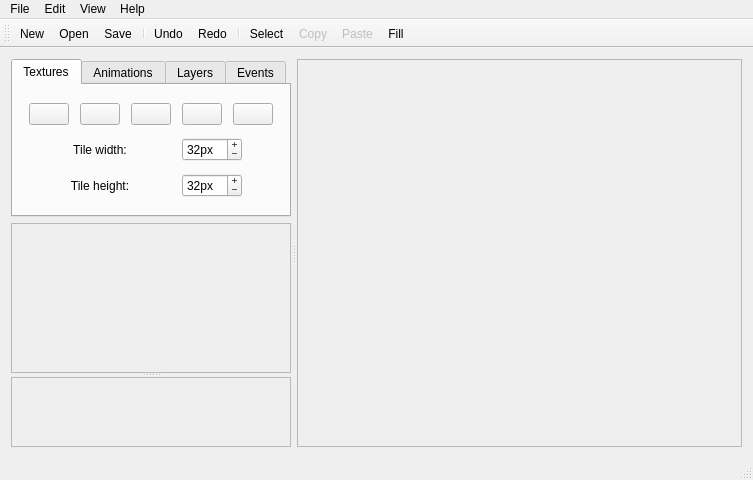
<?xml version="1.0" encoding="UTF-8"?>
<ui version="4.0">
 <class>MainWindow</class>
 <widget class="QMainWindow" name="MainWindow">
  <property name="geometry">
   <rect>
    <x>0</x>
    <y>0</y>
    <width>753</width>
    <height>480</height>
   </rect>
  </property>
  <property name="windowTitle">
   <string>Map Editor</string>
  </property>
  <property name="windowIcon">
   <iconset resource="menuicons.qrc">
    <normaloff>:/new/prefix1/ics/New Piskel.png</normaloff>:/new/prefix1/ics/New Piskel.png</iconset>
  </property>
  <widget class="QWidget" name="centralWidget">
   <layout class="QGridLayout" name="gridLayout_4">
    <item row="0" column="0">
     <widget class="QSplitter" name="splitter">
      <property name="lineWidth">
       <number>1</number>
      </property>
      <property name="orientation">
       <enum>Qt::Horizontal</enum>
      </property>
      <property name="opaqueResize">
       <bool>true</bool>
      </property>
      <property name="handleWidth">
       <number>6</number>
      </property>
      <widget class="QFrame" name="frame">
       <property name="sizePolicy">
        <sizepolicy hsizetype="Preferred" vsizetype="Expanding">
         <horstretch>0</horstretch>
         <verstretch>0</verstretch>
        </sizepolicy>
       </property>
       <property name="baseSize">
        <size>
         <width>0</width>
         <height>0</height>
        </size>
       </property>
       <property name="frameShape">
        <enum>QFrame::NoFrame</enum>
       </property>
       <property name="frameShadow">
        <enum>QFrame::Plain</enum>
       </property>
       <property name="lineWidth">
        <number>0</number>
       </property>
       <layout class="QVBoxLayout" name="verticalLayout_2">
        <property name="leftMargin">
         <number>0</number>
        </property>
        <property name="topMargin">
         <number>0</number>
        </property>
        <property name="rightMargin">
         <number>0</number>
        </property>
        <property name="bottomMargin">
         <number>0</number>
        </property>
        <item>
         <widget class="QTabWidget" name="tabWidget">
          <property name="sizePolicy">
           <sizepolicy hsizetype="Expanding" vsizetype="Fixed">
            <horstretch>0</horstretch>
            <verstretch>0</verstretch>
           </sizepolicy>
          </property>
          <property name="minimumSize">
           <size>
            <width>280</width>
            <height>120</height>
           </size>
          </property>
          <property name="baseSize">
           <size>
            <width>0</width>
            <height>50</height>
           </size>
          </property>
          <property name="tabShape">
           <enum>QTabWidget::Rounded</enum>
          </property>
          <property name="currentIndex">
           <number>0</number>
          </property>
          <property name="elideMode">
           <enum>Qt::ElideNone</enum>
          </property>
          <property name="usesScrollButtons">
           <bool>true</bool>
          </property>
          <property name="documentMode">
           <bool>false</bool>
          </property>
          <property name="tabsClosable">
           <bool>false</bool>
          </property>
          <property name="movable">
           <bool>false</bool>
          </property>
          <property name="tabBarAutoHide">
           <bool>false</bool>
          </property>
          <widget class="QWidget" name="tab">
           <attribute name="title">
            <string>Textures</string>
           </attribute>
           <layout class="QGridLayout" name="gridLayout">
            <item row="0" column="0">
             <widget class="QPushButton" name="btLoadTexture">
              <property name="sizePolicy">
               <sizepolicy hsizetype="Fixed" vsizetype="Fixed">
                <horstretch>0</horstretch>
                <verstretch>0</verstretch>
               </sizepolicy>
              </property>
              <property name="text">
               <string/>
              </property>
              <property name="icon">
               <iconset resource="menuicons.qrc">
                <normaloff>:/new/prefix1/ics/1455649230_Folder_texture.png</normaloff>:/new/prefix1/ics/1455649230_Folder_texture.png</iconset>
              </property>
              <property name="iconSize">
               <size>
                <width>16</width>
                <height>16</height>
               </size>
              </property>
             </widget>
            </item>
            <item row="0" column="1">
             <widget class="QPushButton" name="btAddToTexture">
              <property name="sizePolicy">
               <sizepolicy hsizetype="Fixed" vsizetype="Fixed">
                <horstretch>0</horstretch>
                <verstretch>0</verstretch>
               </sizepolicy>
              </property>
              <property name="text">
               <string/>
              </property>
              <property name="icon">
               <iconset resource="menuicons.qrc">
                <normaloff>:/new/prefix1/add.png</normaloff>:/new/prefix1/add.png</iconset>
              </property>
              <property name="iconSize">
               <size>
                <width>16</width>
                <height>16</height>
               </size>
              </property>
             </widget>
            </item>
            <item row="0" column="2">
             <widget class="QPushButton" name="btDeleteFromTExture">
              <property name="sizePolicy">
               <sizepolicy hsizetype="Fixed" vsizetype="Fixed">
                <horstretch>0</horstretch>
                <verstretch>0</verstretch>
               </sizepolicy>
              </property>
              <property name="text">
               <string/>
              </property>
              <property name="icon">
               <iconset resource="menuicons.qrc">
                <normaloff>:/new/prefix1/ics/1455649000_Erase.png</normaloff>:/new/prefix1/ics/1455649000_Erase.png</iconset>
              </property>
              <property name="iconSize">
               <size>
                <width>16</width>
                <height>16</height>
               </size>
              </property>
             </widget>
            </item>
            <item row="0" column="3">
             <widget class="QPushButton" name="btDecTextureWidth">
              <property name="sizePolicy">
               <sizepolicy hsizetype="Fixed" vsizetype="Fixed">
                <horstretch>0</horstretch>
                <verstretch>0</verstretch>
               </sizepolicy>
              </property>
              <property name="text">
               <string/>
              </property>
              <property name="icon">
               <iconset resource="menuicons.qrc">
                <normaloff>:/new/prefix1/ics/aaa_cent.png</normaloff>:/new/prefix1/ics/aaa_cent.png</iconset>
              </property>
              <property name="iconSize">
               <size>
                <width>16</width>
                <height>16</height>
               </size>
              </property>
             </widget>
            </item>
            <item row="0" column="4">
             <widget class="QPushButton" name="btIncTextureWidth">
              <property name="sizePolicy">
               <sizepolicy hsizetype="Fixed" vsizetype="Fixed">
                <horstretch>0</horstretch>
                <verstretch>0</verstretch>
               </sizepolicy>
              </property>
              <property name="text">
               <string/>
              </property>
              <property name="icon">
               <iconset resource="menuicons.qrc">
                <normaloff>:/new/prefix1/ics/1455649302_Left-right.png</normaloff>:/new/prefix1/ics/1455649302_Left-right.png</iconset>
              </property>
              <property name="iconSize">
               <size>
                <width>16</width>
                <height>16</height>
               </size>
              </property>
             </widget>
            </item>
            <item row="1" column="0" colspan="3">
             <widget class="QLabel" name="label">
              <property name="text">
               <string>Tile width:</string>
              </property>
              <property name="alignment">
               <set>Qt::AlignCenter</set>
              </property>
             </widget>
            </item>
            <item row="1" column="3" colspan="2">
             <widget class="QSpinBox" name="sbTileWidth">
              <property name="sizePolicy">
               <sizepolicy hsizetype="Fixed" vsizetype="Fixed">
                <horstretch>0</horstretch>
                <verstretch>0</verstretch>
               </sizepolicy>
              </property>
              <property name="autoFillBackground">
               <bool>true</bool>
              </property>
              <property name="buttonSymbols">
               <enum>QAbstractSpinBox::PlusMinus</enum>
              </property>
              <property name="specialValueText">
               <string/>
              </property>
              <property name="suffix">
               <string>px</string>
              </property>
              <property name="minimum">
               <number>1</number>
              </property>
              <property name="maximum">
               <number>400</number>
              </property>
              <property name="value">
               <number>32</number>
              </property>
             </widget>
            </item>
            <item row="2" column="0" colspan="3">
             <widget class="QLabel" name="label_2">
              <property name="text">
               <string>Tile height:</string>
              </property>
              <property name="alignment">
               <set>Qt::AlignCenter</set>
              </property>
             </widget>
            </item>
            <item row="2" column="3" colspan="2">
             <widget class="QSpinBox" name="sbTileHeight">
              <property name="sizePolicy">
               <sizepolicy hsizetype="Fixed" vsizetype="Fixed">
                <horstretch>0</horstretch>
                <verstretch>0</verstretch>
               </sizepolicy>
              </property>
              <property name="autoFillBackground">
               <bool>true</bool>
              </property>
              <property name="buttonSymbols">
               <enum>QAbstractSpinBox::PlusMinus</enum>
              </property>
              <property name="specialValueText">
               <string/>
              </property>
              <property name="suffix">
               <string>px</string>
              </property>
              <property name="minimum">
               <number>1</number>
              </property>
              <property name="maximum">
               <number>400</number>
              </property>
              <property name="value">
               <number>32</number>
              </property>
             </widget>
            </item>
           </layout>
          </widget>
          <widget class="QWidget" name="tab_3">
           <attribute name="title">
            <string>Animations</string>
           </attribute>
           <layout class="QGridLayout" name="gridLayout_2">
            <item row="1" column="0">
             <widget class="QLabel" name="label_3">
              <property name="sizePolicy">
               <sizepolicy hsizetype="Preferred" vsizetype="Preferred">
                <horstretch>3</horstretch>
                <verstretch>0</verstretch>
               </sizepolicy>
              </property>
              <property name="text">
               <string>FPS:</string>
              </property>
              <property name="alignment">
               <set>Qt::AlignCenter</set>
              </property>
             </widget>
            </item>
            <item row="1" column="1">
             <widget class="QSpinBox" name="sbFPS">
              <property name="sizePolicy">
               <sizepolicy hsizetype="Preferred" vsizetype="Fixed">
                <horstretch>1</horstretch>
                <verstretch>0</verstretch>
               </sizepolicy>
              </property>
              <property name="autoFillBackground">
               <bool>true</bool>
              </property>
              <property name="buttonSymbols">
               <enum>QAbstractSpinBox::PlusMinus</enum>
              </property>
              <property name="maximum">
               <number>50</number>
              </property>
              <property name="value">
               <number>10</number>
              </property>
             </widget>
            </item>
            <item row="2" column="0">
             <widget class="QLabel" name="label_4">
              <property name="sizePolicy">
               <sizepolicy hsizetype="Preferred" vsizetype="Preferred">
                <horstretch>3</horstretch>
                <verstretch>0</verstretch>
               </sizepolicy>
              </property>
              <property name="text">
               <string>Ping-pong animation:</string>
              </property>
              <property name="alignment">
               <set>Qt::AlignCenter</set>
              </property>
             </widget>
            </item>
            <item row="2" column="1">
             <widget class="QCheckBox" name="cbPingPongAnimation">
              <property name="sizePolicy">
               <sizepolicy hsizetype="Preferred" vsizetype="Fixed">
                <horstretch>1</horstretch>
                <verstretch>0</verstretch>
               </sizepolicy>
              </property>
              <property name="text">
               <string/>
              </property>
             </widget>
            </item>
            <item row="0" column="1">
             <widget class="QPushButton" name="btDeleteAnimation">
              <property name="sizePolicy">
               <sizepolicy hsizetype="Fixed" vsizetype="Fixed">
                <horstretch>0</horstretch>
                <verstretch>0</verstretch>
               </sizepolicy>
              </property>
              <property name="text">
               <string/>
              </property>
              <property name="icon">
               <iconset resource="menuicons.qrc">
                <normaloff>:/new/prefix1/ics/1455649000_Erase.png</normaloff>:/new/prefix1/ics/1455649000_Erase.png</iconset>
              </property>
              <property name="iconSize">
               <size>
                <width>16</width>
                <height>16</height>
               </size>
              </property>
             </widget>
            </item>
            <item row="0" column="0">
             <widget class="QLabel" name="label_7">
              <property name="sizePolicy">
               <sizepolicy hsizetype="Preferred" vsizetype="Preferred">
                <horstretch>3</horstretch>
                <verstretch>0</verstretch>
               </sizepolicy>
              </property>
              <property name="text">
               <string>Delete selected:</string>
              </property>
              <property name="alignment">
               <set>Qt::AlignCenter</set>
              </property>
             </widget>
            </item>
           </layout>
          </widget>
          <widget class="QWidget" name="tab_2">
           <property name="minimumSize">
            <size>
             <width>0</width>
             <height>0</height>
            </size>
           </property>
           <attribute name="title">
            <string>Layers</string>
           </attribute>
           <layout class="QGridLayout" name="gridLayout_3">
            <item row="2" column="3">
             <widget class="QSpinBox" name="sbLayerHeight">
              <property name="sizePolicy">
               <sizepolicy hsizetype="Preferred" vsizetype="Fixed">
                <horstretch>1</horstretch>
                <verstretch>0</verstretch>
               </sizepolicy>
              </property>
              <property name="autoFillBackground">
               <bool>true</bool>
              </property>
              <property name="buttonSymbols">
               <enum>QAbstractSpinBox::PlusMinus</enum>
              </property>
              <property name="specialValueText">
               <string/>
              </property>
              <property name="suffix">
               <string/>
              </property>
              <property name="minimum">
               <number>1</number>
              </property>
              <property name="maximum">
               <number>2000</number>
              </property>
              <property name="value">
               <number>50</number>
              </property>
             </widget>
            </item>
            <item row="0" column="1">
             <widget class="QPushButton" name="btDeleteLayer">
              <property name="sizePolicy">
               <sizepolicy hsizetype="Fixed" vsizetype="Fixed">
                <horstretch>0</horstretch>
                <verstretch>0</verstretch>
               </sizepolicy>
              </property>
              <property name="text">
               <string/>
              </property>
              <property name="icon">
               <iconset resource="menuicons.qrc">
                <normaloff>:/new/prefix1/ics/1455649000_Erase.png</normaloff>:/new/prefix1/ics/1455649000_Erase.png</iconset>
              </property>
              <property name="iconSize">
               <size>
                <width>16</width>
                <height>16</height>
               </size>
              </property>
             </widget>
            </item>
            <item row="0" column="2" colspan="2">
             <widget class="QComboBox" name="cbSelectLayer"/>
            </item>
            <item row="1" column="3">
             <widget class="QSpinBox" name="sbLayerWidth">
              <property name="sizePolicy">
               <sizepolicy hsizetype="Preferred" vsizetype="Fixed">
                <horstretch>1</horstretch>
                <verstretch>0</verstretch>
               </sizepolicy>
              </property>
              <property name="autoFillBackground">
               <bool>true</bool>
              </property>
              <property name="buttonSymbols">
               <enum>QAbstractSpinBox::PlusMinus</enum>
              </property>
              <property name="specialValueText">
               <string/>
              </property>
              <property name="suffix">
               <string/>
              </property>
              <property name="minimum">
               <number>1</number>
              </property>
              <property name="maximum">
               <number>2000</number>
              </property>
              <property name="value">
               <number>50</number>
              </property>
             </widget>
            </item>
            <item row="0" column="0">
             <widget class="QPushButton" name="btAddLayer">
              <property name="sizePolicy">
               <sizepolicy hsizetype="Fixed" vsizetype="Fixed">
                <horstretch>0</horstretch>
                <verstretch>0</verstretch>
               </sizepolicy>
              </property>
              <property name="text">
               <string/>
              </property>
              <property name="icon">
               <iconset resource="menuicons.qrc">
                <normaloff>:/new/prefix1/add.png</normaloff>:/new/prefix1/add.png</iconset>
              </property>
              <property name="iconSize">
               <size>
                <width>16</width>
                <height>16</height>
               </size>
              </property>
             </widget>
            </item>
            <item row="1" column="0" colspan="3">
             <widget class="QLabel" name="label_5">
              <property name="sizePolicy">
               <sizepolicy hsizetype="Preferred" vsizetype="Preferred">
                <horstretch>3</horstretch>
                <verstretch>0</verstretch>
               </sizepolicy>
              </property>
              <property name="text">
               <string>Width:</string>
              </property>
              <property name="alignment">
               <set>Qt::AlignCenter</set>
              </property>
             </widget>
            </item>
            <item row="2" column="0" colspan="3">
             <widget class="QLabel" name="label_6">
              <property name="sizePolicy">
               <sizepolicy hsizetype="Preferred" vsizetype="Preferred">
                <horstretch>3</horstretch>
                <verstretch>0</verstretch>
               </sizepolicy>
              </property>
              <property name="text">
               <string>Height:</string>
              </property>
              <property name="alignment">
               <set>Qt::AlignCenter</set>
              </property>
             </widget>
            </item>
            <item row="3" column="0" colspan="4">
             <widget class="QCheckBox" name="cbTransparent">
              <property name="enabled">
               <bool>false</bool>
              </property>
              <property name="text">
               <string>Show all layers</string>
              </property>
             </widget>
            </item>
           </layout>
          </widget>
          <widget class="QWidget" name="tab_4">
           <property name="sizePolicy">
            <sizepolicy hsizetype="Preferred" vsizetype="Preferred">
             <horstretch>0</horstretch>
             <verstretch>0</verstretch>
            </sizepolicy>
           </property>
           <attribute name="title">
            <string>Events</string>
           </attribute>
           <layout class="QGridLayout" name="gridLayout_5">
            <item row="0" column="0" rowspan="4">
             <widget class="QListWidget" name="lwEventList">
              <property name="sizePolicy">
               <sizepolicy hsizetype="Preferred" vsizetype="Preferred">
                <horstretch>0</horstretch>
                <verstretch>0</verstretch>
               </sizepolicy>
              </property>
              <property name="sizeIncrement">
               <size>
                <width>0</width>
                <height>0</height>
               </size>
              </property>
              <property name="baseSize">
               <size>
                <width>0</width>
                <height>0</height>
               </size>
              </property>
              <property name="sizeAdjustPolicy">
               <enum>QAbstractScrollArea::AdjustToContents</enum>
              </property>
              <property name="resizeMode">
               <enum>QListView::Fixed</enum>
              </property>
              <property name="layoutMode">
               <enum>QListView::SinglePass</enum>
              </property>
             </widget>
            </item>
            <item row="0" column="1">
             <widget class="QPushButton" name="btAddEvent">
              <property name="sizePolicy">
               <sizepolicy hsizetype="Fixed" vsizetype="Fixed">
                <horstretch>0</horstretch>
                <verstretch>0</verstretch>
               </sizepolicy>
              </property>
              <property name="text">
               <string/>
              </property>
              <property name="icon">
               <iconset resource="menuicons.qrc">
                <normaloff>:/new/prefix1/add.png</normaloff>:/new/prefix1/add.png</iconset>
              </property>
              <property name="iconSize">
               <size>
                <width>16</width>
                <height>16</height>
               </size>
              </property>
             </widget>
            </item>
            <item row="0" column="2">
             <widget class="QPushButton" name="btDeleteEvent">
              <property name="sizePolicy">
               <sizepolicy hsizetype="Fixed" vsizetype="Fixed">
                <horstretch>0</horstretch>
                <verstretch>0</verstretch>
               </sizepolicy>
              </property>
              <property name="text">
               <string/>
              </property>
              <property name="icon">
               <iconset resource="menuicons.qrc">
                <normaloff>:/new/prefix1/ics/1455649000_Erase.png</normaloff>:/new/prefix1/ics/1455649000_Erase.png</iconset>
              </property>
              <property name="iconSize">
               <size>
                <width>16</width>
                <height>16</height>
               </size>
              </property>
             </widget>
            </item>
            <item row="1" column="1" colspan="2">
             <widget class="QLabel" name="label_8">
              <property name="text">
               <string>Place/
remove:</string>
              </property>
              <property name="textFormat">
               <enum>Qt::PlainText</enum>
              </property>
              <property name="alignment">
               <set>Qt::AlignHCenter|Qt::AlignTop</set>
              </property>
             </widget>
            </item>
            <item row="2" column="1" rowspan="2" colspan="2">
             <widget class="QPushButton" name="btPlaceEvent">
              <property name="sizePolicy">
               <sizepolicy hsizetype="Preferred" vsizetype="Preferred">
                <horstretch>0</horstretch>
                <verstretch>0</verstretch>
               </sizepolicy>
              </property>
              <property name="layoutDirection">
               <enum>Qt::LeftToRight</enum>
              </property>
              <property name="text">
               <string/>
              </property>
              <property name="icon">
               <iconset resource="menuicons.qrc">
                <normaloff>:/new/prefix1/ics/1455649429_Repair.png</normaloff>:/new/prefix1/ics/1455649429_Repair.png</iconset>
              </property>
              <property name="autoDefault">
               <bool>false</bool>
              </property>
             </widget>
            </item>
           </layout>
          </widget>
         </widget>
        </item>
        <item>
         <widget class="QSplitter" name="splitter_2">
          <property name="orientation">
           <enum>Qt::Vertical</enum>
          </property>
          <property name="opaqueResize">
           <bool>true</bool>
          </property>
          <widget class="QScrollArea" name="saTexture">
           <property name="sizePolicy">
            <sizepolicy hsizetype="Expanding" vsizetype="Expanding">
             <horstretch>0</horstretch>
             <verstretch>1</verstretch>
            </sizepolicy>
           </property>
           <property name="widgetResizable">
            <bool>true</bool>
           </property>
           <property name="alignment">
            <set>Qt::AlignLeading|Qt::AlignLeft|Qt::AlignTop</set>
           </property>
           <widget class="QWidget" name="saTextureCOntent">
            <property name="geometry">
             <rect>
              <x>0</x>
              <y>0</y>
              <width>278</width>
              <height>185</height>
             </rect>
            </property>
            <property name="sizePolicy">
             <sizepolicy hsizetype="Expanding" vsizetype="Preferred">
              <horstretch>1</horstretch>
              <verstretch>0</verstretch>
             </sizepolicy>
            </property>
           </widget>
          </widget>
          <widget class="QScrollArea" name="saAnim">
           <property name="sizePolicy">
            <sizepolicy hsizetype="Expanding" vsizetype="Expanding">
             <horstretch>0</horstretch>
             <verstretch>0</verstretch>
            </sizepolicy>
           </property>
           <property name="widgetResizable">
            <bool>true</bool>
           </property>
           <widget class="QWidget" name="scrollAreaWidgetContents_3">
            <property name="geometry">
             <rect>
              <x>0</x>
              <y>0</y>
              <width>278</width>
              <height>53</height>
             </rect>
            </property>
           </widget>
          </widget>
         </widget>
        </item>
       </layout>
      </widget>
      <widget class="QFrame" name="frame_2">
       <property name="sizePolicy">
        <sizepolicy hsizetype="Expanding" vsizetype="Expanding">
         <horstretch>1</horstretch>
         <verstretch>0</verstretch>
        </sizepolicy>
       </property>
       <property name="frameShape">
        <enum>QFrame::NoFrame</enum>
       </property>
       <property name="frameShadow">
        <enum>QFrame::Plain</enum>
       </property>
       <property name="lineWidth">
        <number>0</number>
       </property>
       <layout class="QVBoxLayout" name="verticalLayout">
        <property name="spacing">
         <number>0</number>
        </property>
        <property name="leftMargin">
         <number>0</number>
        </property>
        <property name="topMargin">
         <number>0</number>
        </property>
        <property name="rightMargin">
         <number>0</number>
        </property>
        <property name="bottomMargin">
         <number>0</number>
        </property>
        <item>
         <widget class="QScrollArea" name="saMap">
          <property name="frameShape">
           <enum>QFrame::StyledPanel</enum>
          </property>
          <property name="verticalScrollBarPolicy">
           <enum>Qt::ScrollBarAsNeeded</enum>
          </property>
          <property name="horizontalScrollBarPolicy">
           <enum>Qt::ScrollBarAsNeeded</enum>
          </property>
          <property name="widgetResizable">
           <bool>true</bool>
          </property>
          <widget class="QWidget" name="scrollAreaWidgetContents">
           <property name="geometry">
            <rect>
             <x>0</x>
             <y>0</y>
             <width>451</width>
             <height>394</height>
            </rect>
           </property>
          </widget>
         </widget>
        </item>
       </layout>
      </widget>
     </widget>
    </item>
   </layout>
  </widget>
  <widget class="QMenuBar" name="menuBar">
   <property name="geometry">
    <rect>
     <x>0</x>
     <y>0</y>
     <width>753</width>
     <height>21</height>
    </rect>
   </property>
   <widget class="QMenu" name="menuPlik">
    <property name="title">
     <string>File</string>
    </property>
    <widget class="QMenu" name="menuExportuj_warstw">
     <property name="title">
      <string>Export layer</string>
     </property>
     <addaction name="actionJako_grafik"/>
     <addaction name="actionJako_plik_tekstowy"/>
    </widget>
    <widget class="QMenu" name="menuExportuj_textur">
     <property name="title">
      <string>Export texture</string>
     </property>
     <addaction name="actionJako_plik_graficzny"/>
     <addaction name="actionJako_osobne_pliki_graficzne"/>
    </widget>
    <addaction name="actionNowy"/>
    <addaction name="actionOtw_rz"/>
    <addaction name="actionZapisz"/>
    <addaction name="actionZapisz_jako"/>
    <addaction name="separator"/>
    <addaction name="actionWczytaj_textur_o_rozmiarach"/>
    <addaction name="actionSet_level_name"/>
    <addaction name="separator"/>
    <addaction name="actionExport_level_as_JSON"/>
    <addaction name="menuExportuj_warstw"/>
    <addaction name="menuExportuj_textur"/>
    <addaction name="separator"/>
    <addaction name="actionZako_cz"/>
   </widget>
   <widget class="QMenu" name="menuEdycja">
    <property name="title">
     <string>Edit</string>
    </property>
    <addaction name="actionCofnij"/>
    <addaction name="actionPowt_rz"/>
    <addaction name="separator"/>
    <addaction name="actionZaznacz"/>
    <addaction name="actionKopiuj"/>
    <addaction name="actionWklej"/>
    <addaction name="separator"/>
    <addaction name="actionWype_nij"/>
   </widget>
   <widget class="QMenu" name="menuPomoc">
    <property name="title">
     <string>Help</string>
    </property>
    <addaction name="actionJak_korzysta_z_programu"/>
    <addaction name="actionO_programie"/>
   </widget>
   <widget class="QMenu" name="menuWidok">
    <property name="title">
     <string>View</string>
    </property>
    <addaction name="actionPoka_zdarzenia"/>
    <addaction name="actionPoka_wszystkie_warstwy"/>
   </widget>
   <addaction name="menuPlik"/>
   <addaction name="menuEdycja"/>
   <addaction name="menuWidok"/>
   <addaction name="menuPomoc"/>
  </widget>
  <widget class="QToolBar" name="mainToolBar">
   <property name="iconSize">
    <size>
     <width>16</width>
     <height>16</height>
    </size>
   </property>
   <attribute name="toolBarArea">
    <enum>TopToolBarArea</enum>
   </attribute>
   <attribute name="toolBarBreak">
    <bool>false</bool>
   </attribute>
   <addaction name="actionNowy"/>
   <addaction name="actionOtw_rz"/>
   <addaction name="actionZapisz"/>
   <addaction name="separator"/>
   <addaction name="actionCofnij"/>
   <addaction name="actionPowt_rz"/>
   <addaction name="separator"/>
   <addaction name="actionZaznacz"/>
   <addaction name="actionKopiuj"/>
   <addaction name="actionWklej"/>
   <addaction name="actionWype_nij"/>
  </widget>
  <widget class="QStatusBar" name="statusBar"/>
  <action name="actionNowy">
   <property name="icon">
    <iconset resource="menuicons.qrc">
     <normaloff>:/new/prefix1/ics/1455649276_New document.png</normaloff>:/new/prefix1/ics/1455649276_New document.png</iconset>
   </property>
   <property name="text">
    <string>New</string>
   </property>
   <property name="shortcut">
    <string>Ctrl+N</string>
   </property>
  </action>
  <action name="actionOtw_rz">
   <property name="icon">
    <iconset resource="menuicons.qrc">
     <normaloff>:/new/prefix1/ics/1455649230_Folder.png</normaloff>:/new/prefix1/ics/1455649230_Folder.png</iconset>
   </property>
   <property name="text">
    <string>Open</string>
   </property>
   <property name="shortcut">
    <string>Ctrl+O</string>
   </property>
  </action>
  <action name="actionZapisz">
   <property name="icon">
    <iconset resource="menuicons.qrc">
     <normaloff>:/new/prefix1/ics/1455649003_Save.png</normaloff>:/new/prefix1/ics/1455649003_Save.png</iconset>
   </property>
   <property name="text">
    <string>Save</string>
   </property>
   <property name="shortcut">
    <string>Ctrl+S</string>
   </property>
  </action>
  <action name="actionZapisz_jako">
   <property name="text">
    <string>Save as</string>
   </property>
  </action>
  <action name="action">
   <property name="text">
    <string>-</string>
   </property>
  </action>
  <action name="actionZako_cz">
   <property name="icon">
    <iconset resource="menuicons.qrc">
     <normaloff>:/new/prefix1/ics/1455649283_Exit.png</normaloff>:/new/prefix1/ics/1455649283_Exit.png</iconset>
   </property>
   <property name="text">
    <string>Exit</string>
   </property>
  </action>
  <action name="actionJak_korzysta_z_programu">
   <property name="text">
    <string>How to use this program?</string>
   </property>
   <property name="shortcut">
    <string>F1</string>
   </property>
  </action>
  <action name="actionO_programie">
   <property name="icon">
    <iconset resource="menuicons.qrc">
     <normaloff>:/new/prefix1/ics/New Piskel.png</normaloff>:/new/prefix1/ics/New Piskel.png</iconset>
   </property>
   <property name="text">
    <string>About...</string>
   </property>
  </action>
  <action name="actionJako_grafik">
   <property name="text">
    <string>As image</string>
   </property>
  </action>
  <action name="actionJako_plik_tekstowy">
   <property name="text">
    <string>As text file</string>
   </property>
  </action>
  <action name="actionJako_osobne_pliki_graficzne">
   <property name="text">
    <string>As separate image files</string>
   </property>
  </action>
  <action name="actionJako_plik_graficzny">
   <property name="text">
    <string>As image file</string>
   </property>
  </action>
  <action name="actionWype_nij">
   <property name="icon">
    <iconset resource="menuicons.qrc">
     <normaloff>:/new/prefix1/ics/1456296944_stock_styles-fill-format-mode.png</normaloff>:/new/prefix1/ics/1456296944_stock_styles-fill-format-mode.png</iconset>
   </property>
   <property name="text">
    <string>Fill</string>
   </property>
  </action>
  <action name="actionZaznacz">
   <property name="checkable">
    <bool>true</bool>
   </property>
   <property name="icon">
    <iconset resource="menuicons.qrc">
     <normaloff>:/new/prefix1/ics/1456296624_shape_handles.png</normaloff>:/new/prefix1/ics/1456296624_shape_handles.png</iconset>
   </property>
   <property name="text">
    <string>Select</string>
   </property>
   <property name="shortcut">
    <string>Ctrl+G</string>
   </property>
  </action>
  <action name="actionKopiuj">
   <property name="enabled">
    <bool>false</bool>
   </property>
   <property name="icon">
    <iconset resource="menuicons.qrc">
     <normaloff>:/new/prefix1/ics/1455649332_Copy.png</normaloff>:/new/prefix1/ics/1455649332_Copy.png</iconset>
   </property>
   <property name="text">
    <string>Copy</string>
   </property>
   <property name="shortcut">
    <string>Ctrl+C</string>
   </property>
  </action>
  <action name="actionWklej">
   <property name="enabled">
    <bool>false</bool>
   </property>
   <property name="icon">
    <iconset resource="menuicons.qrc">
     <normaloff>:/new/prefix1/ics/1455649427_Paste.png</normaloff>:/new/prefix1/ics/1455649427_Paste.png</iconset>
   </property>
   <property name="text">
    <string>Paste</string>
   </property>
   <property name="shortcut">
    <string>Ctrl+V</string>
   </property>
  </action>
  <action name="actionWczytaj_textur_o_rozmiarach">
   <property name="icon">
    <iconset resource="menuicons.qrc">
     <normaloff>:/new/prefix1/ics/1455649230_Folder_texture.png</normaloff>:/new/prefix1/ics/1455649230_Folder_texture.png</iconset>
   </property>
   <property name="text">
    <string>Load texture [32x32px]</string>
   </property>
  </action>
  <action name="actionPoka_zdarzenia">
   <property name="checkable">
    <bool>true</bool>
   </property>
   <property name="checked">
    <bool>true</bool>
   </property>
   <property name="text">
    <string>Show events</string>
   </property>
  </action>
  <action name="actionPoka_wszystkie_warstwy">
   <property name="checkable">
    <bool>true</bool>
   </property>
   <property name="text">
    <string>Show all layers</string>
   </property>
  </action>
  <action name="actionCofnij">
   <property name="icon">
    <iconset resource="menuicons.qrc">
     <normaloff>:/new/prefix1/ics/1455649323_Undo.png</normaloff>:/new/prefix1/ics/1455649323_Undo.png</iconset>
   </property>
   <property name="text">
    <string>Undo</string>
   </property>
   <property name="shortcut">
    <string>Ctrl+Z</string>
   </property>
  </action>
  <action name="actionPowt_rz">
   <property name="icon">
    <iconset resource="menuicons.qrc">
     <normaloff>:/new/prefix1/ics/1455649015_Redo.png</normaloff>:/new/prefix1/ics/1455649015_Redo.png</iconset>
   </property>
   <property name="text">
    <string>Redo</string>
   </property>
   <property name="shortcut">
    <string>Ctrl+Shift+Z</string>
   </property>
  </action>
  <action name="actionExport_level_as_JSON">
   <property name="text">
    <string>Export level as JSON file</string>
   </property>
  </action>
  <action name="actionSet_level_name">
   <property name="text">
    <string>Set level name</string>
   </property>
  </action>
 </widget>
 <layoutdefault spacing="6" margin="11"/>
 <resources>
  <include location="menuicons.qrc"/>
 </resources>
 <connections>
  <connection>
   <sender>actionZako_cz</sender>
   <signal>triggered()</signal>
   <receiver>MainWindow</receiver>
   <slot>close()</slot>
   <hints>
    <hint type="sourcelabel">
     <x>-1</x>
     <y>-1</y>
    </hint>
    <hint type="destinationlabel">
     <x>350</x>
     <y>239</y>
    </hint>
   </hints>
  </connection>
 </connections>
</ui>
